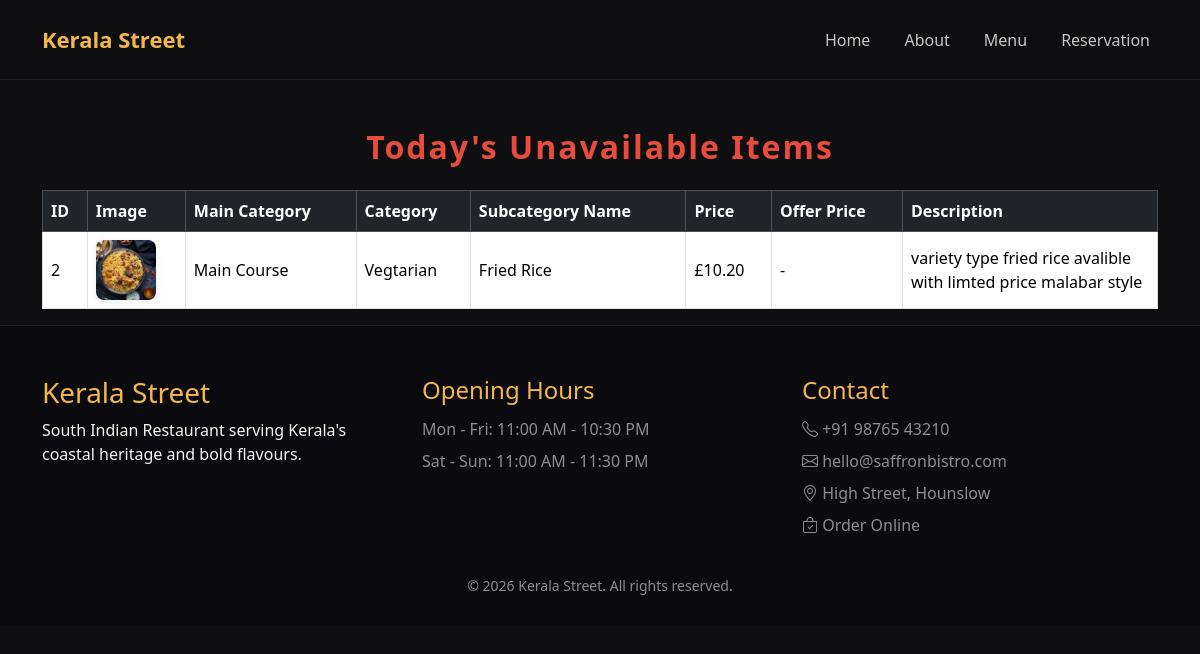
Screenshot of /unavailable_items/ with the database file from the repository.
### admin_app/models.py (models this page shows, shortened)
class SubCategory(models.Model):
    category = models.ForeignKey(Category, on_delete=models.CASCADE)
    name = models.CharField(max_length=100)
    image = models.ImageField(upload_to='subcategory_images/', blank=True, null=True)
    price = models.DecimalField(max_digits=8, decimal_places=2, blank=True, null=True)
    offer_price = models.DecimalField(max_digits=8, decimal_places=2, blank=True, null=True)
    tax_percentage = models.DecimalField(max_digits=5, decimal_places=2, default=0)
    description = models.TextField(max_length=420, blank=True, null=True)
    is_available = models.BooleanField(default=True)
    VAT_CHOICES = [
        ('include', 'Tax include'),
        ('vatl_include', 'Tax line include'),
        ('not_include', 'Not include'),
    ]
    vat_status = models.CharField(max_length=20, choices=VAT_CHOICES, default='not_include')

class Category(models.Model):
    main_category = models.ForeignKey('maincategory', on_delete=models.CASCADE)
    name = models.CharField(max_length=100)

class maincategory(models.Model):
    name = models.CharField(max_length=100)

### team_app/views.py (the view)
# urls.py: path('unavailable_items/', views.today_unavailable_items, name='unavailable_items'),
def today_unavailable_items(request):
    today = timezone.now().date()
    unavailable_items = SubCategory.objects.filter(is_available=False)
    return render(request, 'unavailable_items.html', {'unavailable_items': unavailable_items, 'today': today})

### templates/unavailable_items.html
{% load static %}
{% include 'header.html' %}
<div class="container mt-5">
    <h2 class="mb-4 text-center" style="font-weight:700; letter-spacing:2px; color:#e74c3c;">Today's Unavailable Items</h2>
    <div class="table-responsive">
        <table class="table table-bordered table-hover align-middle shadow-sm">
            <thead class="table-dark">
                <tr>
                    <th>ID</th>
                    <th>Image</th>
                    <th>Main Category</th>
                    <th>Category</th>
                    <th>Subcategory Name</th>
                    <th>Price</th>
                    <th>Offer Price</th>
                    <th>Description</th>
                </tr>
            </thead>
            <tbody>
                {% for subcat in unavailable_items %}
                <tr>
                    <td>{{ subcat.id }}</td>
                    <td>
                        {% if subcat.image %}
                            <img src="{{ subcat.image.url }}" alt="Image" width="60" height="60" style="object-fit:cover; border-radius:8px; box-shadow:0 2px 8px rgba(0,0,0,0.08);">
                        {% else %}
                            <span class="text-muted">No Image</span>
                        {% endif %}
                    </td>
                    <td>{{ subcat.category.main_category.name }}</td>
                    <td>{{ subcat.category.name }}</td>
                    <td style="font-weight:500;">{{ subcat.name }}</td>
                    <td>{% if subcat.price %}£{{ subcat.price }}{% else %}-{% endif %}</td>
                    <td>{% if subcat.offer_price %}£{{ subcat.offer_price }}{% else %}-{% endif %}</td>
                    <td style="max-width:200px; word-break:break-word;">{{ subcat.description }}</td>
                </tr>
                {% empty %}
                <tr><td colspan="8" class="text-center">No unavailable items today.</td></tr>
                {% endfor %}
            </tbody>
        </table>
    </div>
</div>
{% include 'footer.html' %}

### static/css/style.css (style rules this page uses)
:root { --bg: #0f0f12; --surface: #17171c; --muted: #8c8c95; --text: #f7f4f0; --accent: #f2b84b; --accent-2: #ff7e6b; --border: rgba(255, 255, 255, 0.08); }
* { box-sizing: border-box; }
body { font-family: "Segoe UI", Tahoma, Geneva, Verdana, sans-serif; background: var(--bg); color: var(--text); margin: 0; }
img { max-width: 100%; display: block; }

### rows the page displays
SubCategory: id "2", image (picture), category.main_category.name "Main Course", category.name "Vegtarian", name "Fried Rice", price "10.20", description "variety type fried rice avalible with limted price malabar style"
